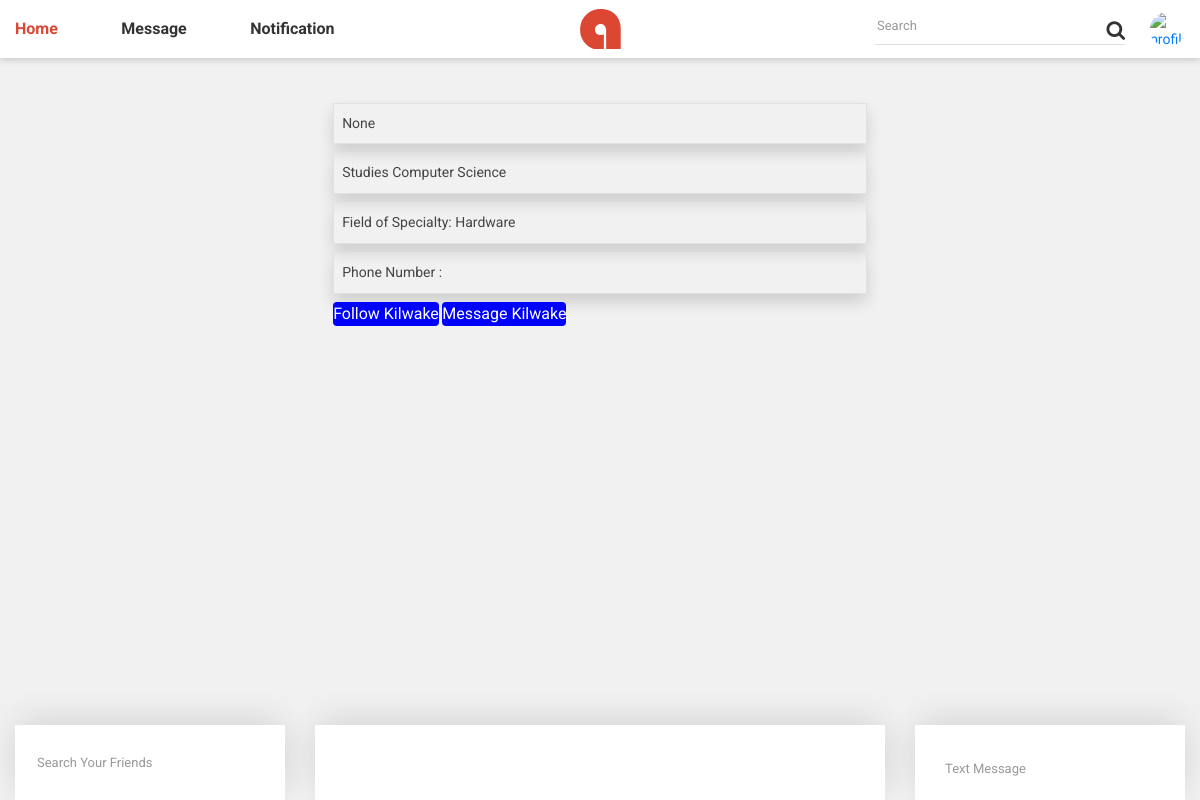
The page /alumni_dashboard/alumni_public/yi4auskdo467k4yjcdr7 on the database its author committed.
### public/models.py (models this page shows, shortened)
class alumnae_registration(models.Model):
    user = models.ForeignKey(User, on_delete=models.CASCADE)
    slug  = models.SlugField(blank=True)
    followers = models.ManyToManyField(User,related_name='follower')
    phone = models.CharField(max_length=14,blank=True,null=True)
    field = models.ForeignKey(field,on_delete=models.CASCADE,default=1)
    picture =models.ImageField(upload_to='profile_pictures/',blank=True,null=True,default="default/anony.jpg")
    about = models.TextField(max_length=14,blank=True,null=True)

class field(models.Model):
    name = models.CharField(max_length=100,blank=True,null=True)
    course = models.ForeignKey(courses,on_delete=models.CASCADE,default=1)

class courses(models.Model):
    name = models.CharField(max_length=100,blank=True,null=True)

### alumni/views.py (the view)
# urls.py: path("alumni_public/<slug:slug>",alumni_public,name="alumni_public"),
def alumni_public(request,slug):
    template_name="alumni/alumni_public.html"
    alumi_obi = alumnae_registration.objects.get(slug=slug)
    context={'alumi_obi':alumi_obi}
    return render(request,template_name,context)

### templates/alumni/alumni_public.html (shortened to what this page needs)
{% extends 'layouts/base1.html'%}
{%block content%}
<main role="main">
    <div class="row">
        <div class="col-11 mx-auto">
            <div class="row">
                <div class="col-12 col-sm-12 col-xs-12 col-md-6 mx-auto">
                    <h4 class="alert alert-success">{{alumi_obi.user.first_name}} {{alumi_obi.user.last_name}}</h4>
                    <p class="p-2 border shadow my-2">
                        {{alumi_obi.about}}
                    </p>
                    <p class="p-2 border shadow my-2">
                       Studies {{alumi_obi.field.course.name}}
                    </p>
                    <p class="p-2 border shadow my-2">
                       Field of Specialty: {{alumi_obi.field.name}}
                    </p>
                    <p class="p-2 border shadow my-2">
                        Phone Number : {{alumi_obi.field.phone}}
                     </p>
                     <button class="btn btn-info" style="background-color: blue;">Follow {{alumi_obi.user.last_name}}</button>
                     <button class="btn btn-info" style="background-color: blue;">Message {{alumi_obi.user.last_name}}</button>
                </div>
            </div>
        </div>
    </div>
</main>
{%endblock content%}

### rows shown on the page
alumnae_registration: about "None", field.course.name "Computer Science", field.name "Hardware", user.last_name "Kilwake"
